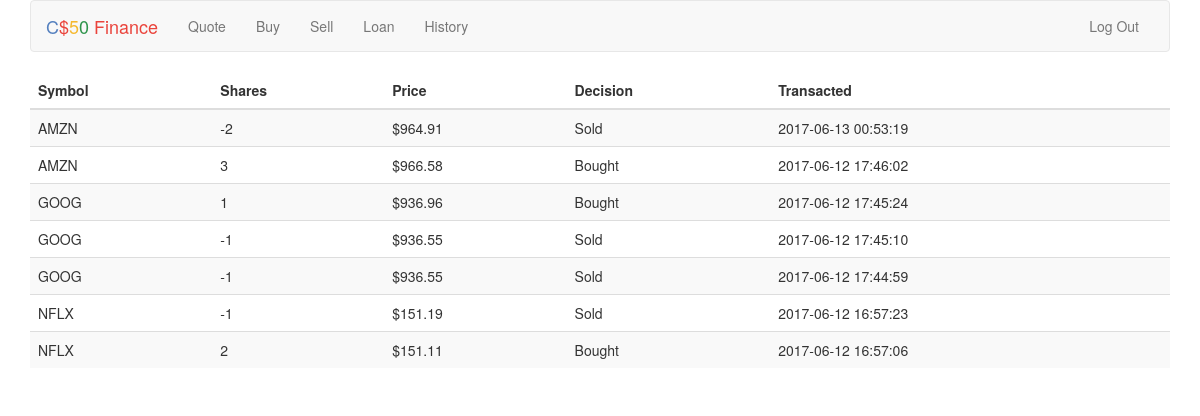
The app's page /history (signed in) with its own data.
### tables this page shows
CREATE TABLE History( id INTEGER NOT NULL, symbol TEXT NOT NULL , shares INTEGER NOT NULL, Occurence DATE DEFAULT (datetime('now','localtime')), price NUMERIC NOT NULL, TransactionID INTEGER PRIMARY KEY AUTOINCREMENT NOT NULL, FOREIGN KEY(id) REFERENCES Users(id));

### application.py (the view)
@app.route("/history")
@login_required
def history():
    History = db.execute("SELECT * FROM History WHERE id = :id ORDER BY TransactionID DESC", id = session["user_id"])
    return render_template("history.html",History=History)

### helpers.py (called while the page is built)
def login_required(f):
    @wraps(f)
    def decorated_function(*args, **kwargs):
        if session.get("user_id") is None:
            return redirect(url_for("login", next=request.url))
        return f(*args, **kwargs)
    return decorated_function

### templates/history.html (shortened to what this page needs)
{% extends "layout.html" %}
{% block main %}
<table class="table table-striped">
        <thead>
            <tr>
                <th>Symbol</th>
                <th>Shares</th>
                <th>Price</th>
                <th>Decision</th>
                <th>Transacted</th>
            </tr>
        </thead>
        <tbody>
            {% for stocks in History %}
                <tr>
                    <td>{{stocks.symbol}}</td>
                    <td>{{stocks.shares}}</td>
                    <td>{{stocks.price}}</td>
                    {% if stocks.shares < 0 %}
                        <td>Sold</td>
                    {% else %}
                        <td>Bought</td>
                    {% endif %}
                    <td>{{stocks.Occurence}}</td>
                </tr>
            {% endfor %}
        </tbody>
    </table>
{% endblock %}

### templates/layout.html (shortened to what this page needs)
<!DOCTYPE html>
<html lang="en">
    <head>
        <link href="https://maxcdn.bootstrapcdn.com/bootstrap/3.3.7/css/bootstrap.min.css" rel="stylesheet"/>
        <link href="{{ url_for('static', filename='styles.css') }}" rel="stylesheet"/>
    </head>
    <body>
        <div class="container">
            <nav class="navbar navbar-default">
                <div class="container-fluid">
                    <div class="navbar-header">
                        <a class="navbar-brand" href="{{ url_for('index') }}"><span class="blue">C</span><span class="red">$</span><span class="yellow">5</span><span class="green">0</span> <span class="red">Finance</span></a>
                    </div>
                    <div class="collapse navbar-collapse" id="navbar">
                        {% if session.user_id %}
                            <ul class="nav navbar-nav">
                                <li><a href="{{ url_for('quote') }}">Quote</a></li>
                                <li><a href="{{ url_for('buy') }}">Buy</a></li>
                                <li><a href="{{ url_for('sell') }}">Sell</a></li>
                                <li><a href="{{url_for('loan') }}">Loan</a></li>
                                <li><a href="{{ url_for('history') }}">History</a></li>
                            </ul>
                            <ul class="nav navbar-nav navbar-right">
                                <li><a href="{{ url_for('logout') }}">Log Out</a></li>
                            </ul>
                        {% else %}
                            <ul class="nav navbar-nav navbar-right">
                                <li><a href="{{ url_for('register') }}">Register</a></li>
                                <li><a href="{{ url_for('login') }}">Log In</a></li>
                            </ul>
                        {% endif %}
                    </div>
                </div>
            </nav>
            <main>
                {% block main %}{% endblock %}
            </main>
        </div>
    </body>
</html>

### static/styles.css (style rules this page uses)
.container { margin-left: auto; margin-right: auto; text-align: center; }
.navbar-default .navbar-brand .blue { color: #537fbe; }
.navbar-default .navbar-brand .red { color: #ea433b; }
.navbar-default .navbar-brand .yellow { color: #f5b82e; }
.navbar-default .navbar-brand .green { color: #2e944b; }
main td { text-align: left; }

### records on screen
History: symbol "AMZN", shares "-2", price "$964.91", shows "Sold", Occurence "2017-06-13 00:53:19"
History: symbol "AMZN", shares "3", price "$966.58", shows "Bought", Occurence "2017-06-12 17:46:02"
History: symbol "GOOG", shares "1", price "$936.96", shows "Bought", Occurence "2017-06-12 17:45:24"
History: symbol "GOOG", shares "-1", price "$936.55", shows "Sold", Occurence "2017-06-12 17:45:10"
History: symbol "GOOG", shares "-1", price "$936.55", shows "Sold", Occurence "2017-06-12 17:44:59"
History: symbol "NFLX", shares "-1", price "$151.19", shows "Sold", Occurence "2017-06-12 16:57:23"
History: symbol "NFLX", shares "2", price "$151.11", shows "Bought", Occurence "2017-06-12 16:57:06"
